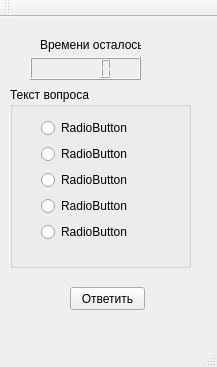
<?xml version="1.0" encoding="UTF-8"?>
<ui version="4.0">
 <class>TestPlatform</class>
 <widget class="QMainWindow" name="TestPlatform">
  <property name="geometry">
   <rect>
    <x>0</x>
    <y>0</y>
    <width>217</width>
    <height>367</height>
   </rect>
  </property>
  <property name="windowTitle">
   <string>TestPlatform</string>
  </property>
  <widget class="QWidget" name="centralWidget">
   <widget class="QPushButton" name="CheckAnswer">
    <property name="geometry">
     <rect>
      <x>70</x>
      <y>270</y>
      <width>75</width>
      <height>23</height>
     </rect>
    </property>
    <property name="text">
     <string>Ответить</string>
    </property>
   </widget>
   <widget class="QGroupBox" name="group1">
    <property name="geometry">
     <rect>
      <x>10</x>
      <y>70</y>
      <width>181</width>
      <height>181</height>
     </rect>
    </property>
    <property name="title">
     <string>Текст вопроса</string>
    </property>
    <widget class="QWidget" name="">
     <property name="geometry">
      <rect>
       <x>20</x>
       <y>20</y>
       <width>151</width>
       <height>151</height>
      </rect>
     </property>
     <layout class="QGridLayout" name="gridLayout">
      <item row="0" column="0">
       <widget class="QRadioButton" name="radioButton">
        <property name="text">
         <string>RadioButton</string>
        </property>
       </widget>
      </item>
      <item row="1" column="0">
       <widget class="QRadioButton" name="radioButton_2">
        <property name="text">
         <string>RadioButton</string>
        </property>
       </widget>
      </item>
      <item row="2" column="0">
       <widget class="QRadioButton" name="radioButton_3">
        <property name="text">
         <string>RadioButton</string>
        </property>
       </widget>
      </item>
      <item row="3" column="0">
       <widget class="QRadioButton" name="radioButton_4">
        <property name="text">
         <string>RadioButton</string>
        </property>
       </widget>
      </item>
      <item row="4" column="0">
       <widget class="QRadioButton" name="radioButton_5">
        <property name="text">
         <string>RadioButton</string>
        </property>
       </widget>
      </item>
     </layout>
    </widget>
   </widget>
   <widget class="QLCDNumber" name="lcdNumber">
    <property name="geometry">
     <rect>
      <x>30</x>
      <y>40</y>
      <width>111</width>
      <height>23</height>
     </rect>
    </property>
   </widget>
   <widget class="QLabel" name="TimerText">
    <property name="geometry">
     <rect>
      <x>40</x>
      <y>20</y>
      <width>101</width>
      <height>16</height>
     </rect>
    </property>
    <property name="text">
     <string>Времени осталось</string>
    </property>
   </widget>
  </widget>
  <widget class="QMenuBar" name="menuBar">
   <property name="geometry">
    <rect>
     <x>0</x>
     <y>0</y>
     <width>217</width>
     <height>21</height>
    </rect>
   </property>
  </widget>
  <widget class="QToolBar" name="mainToolBar">
   <attribute name="toolBarArea">
    <enum>TopToolBarArea</enum>
   </attribute>
   <attribute name="toolBarBreak">
    <bool>false</bool>
   </attribute>
  </widget>
  <widget class="QStatusBar" name="statusBar"/>
 </widget>
 <layoutdefault spacing="6" margin="11"/>
 <resources/>
 <connections/>
</ui>
